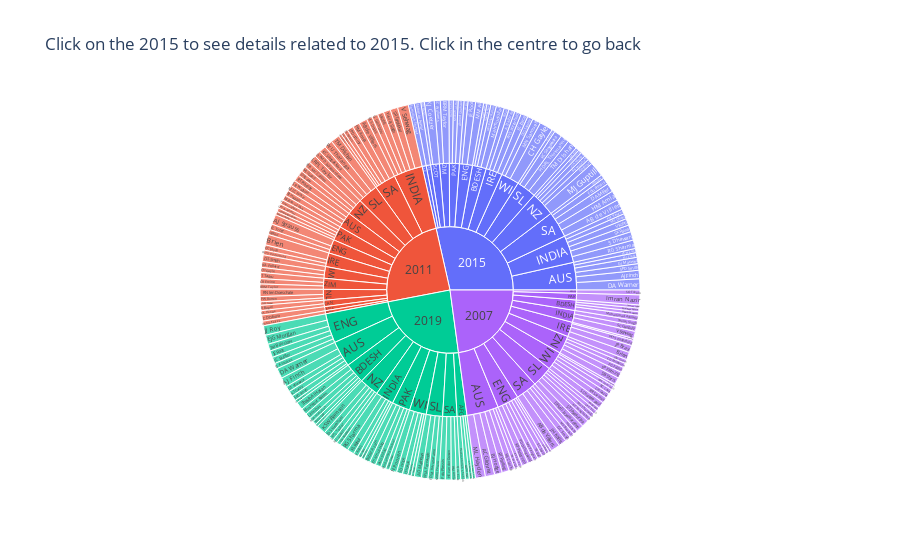

The notebook cell this image was saved under:
### Markdown cell above
#### Hierarichal Analysis

The parameters of a player can be best viewed as an hierarchy between Year -> Country -> Player
We are using a plot called Zoomable Sunburst where the each layer represents a hierarchy

### Code cell
# Please click on the sub divisons to enlarge them. The graph is an interactive graph.

fig = px.sunburst(df, path=['Year', 'Country', 'Player'], values='HS',title="Click on the 2015 to see details related to 2015. Click in the centre to go back")
fig.show()

### Figure 1 — Plotly figure (JSON) as saved in the notebook; plotly's stock layout.template omitted (floating-point values rounded to 4 significant figures; data arrays with more than 128 entries replaced by an {"elided": "..."} marker saying what was removed)
{"data": [{"branchvalues": "total", "domain": {"x": [0, 1], "y": [0, 1]}, "hovertemplate": "labels=%{label}<br>HS=%{value}<br>parent=%{parent}<br>id=%{id}<extra></extra>", "ids": {"elided": "250 str values"}, "labels": {"elided": "250 str values"}, "name": "", "parents": {"elided": "250 str values"}, "type": "sunburst", "values": {"elided": "250 int values"}}], "layout": {"legend": {"tracegroupgap": 0}, "title": {"text": "Click on the 2015 to see details related to 2015. Click in the centre to go back"}}}
